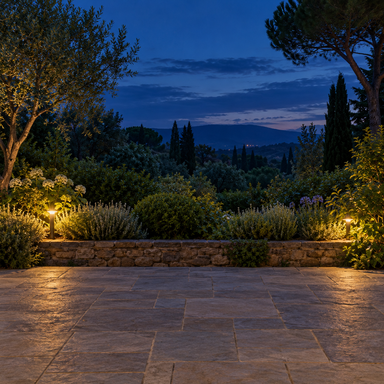
#> input picture assets/cyber-scenes/garden-dusk.png, 384 x 384 px
$ python build_cyber_scene.py
#> lines starting #> are read from the running program, lines starting #| are printed output that depends on the picture
#!/usr/bin/env python3
"""Convert the project garden texture to decoder-free native RGB565 in Flash."""
from pathlib import Path
import hashlib
import json
import struct
from PIL import Image, ImageOps

ROOT = Path(__file__).resolve().parents[1]
source = ROOT/'assets/cyber-scenes/garden-dusk.png'
image = ImageOps.fit(Image.open(source).convert('RGB'), (152,128), method=Image.Resampling.LANCZOS)
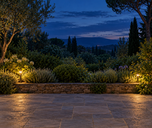
#> image: PIL image 152x128 RGB; mean R, G, B 55.2, 54.9, 56.7
pixels = image.tobytes()
raw = b''.join(struct.pack('<H', ((r>>3)<<11)|((g>>2)<<5)|(b>>3)) for r,g,b in zip(pixels[0::3],pixels[1::3],pixels[2::3]))
assert len(raw)==38912
out = ROOT/'components/dsr_ui/brand/cyber_garden_dusk.rgb565'
out.write_bytes(raw)
(source.parent/'garden-manifest.json').write_text(json.dumps({'source':source.name,'source_sha256':hashlib.sha256(source.read_bytes()).hexdigest(),'size':[152,128],'format':'little-endian RGB565, direct Flash image, no decoder/cache copy','bytes':len(raw),'sha256':hashlib.sha256(raw).hexdigest()},indent=2)+'\n')
print('Built garden texture:',len(raw),'Flash bytes; no decoded pixel buffer')
#| Built garden texture: 38912 Flash bytes; no decoded pixel buffer
